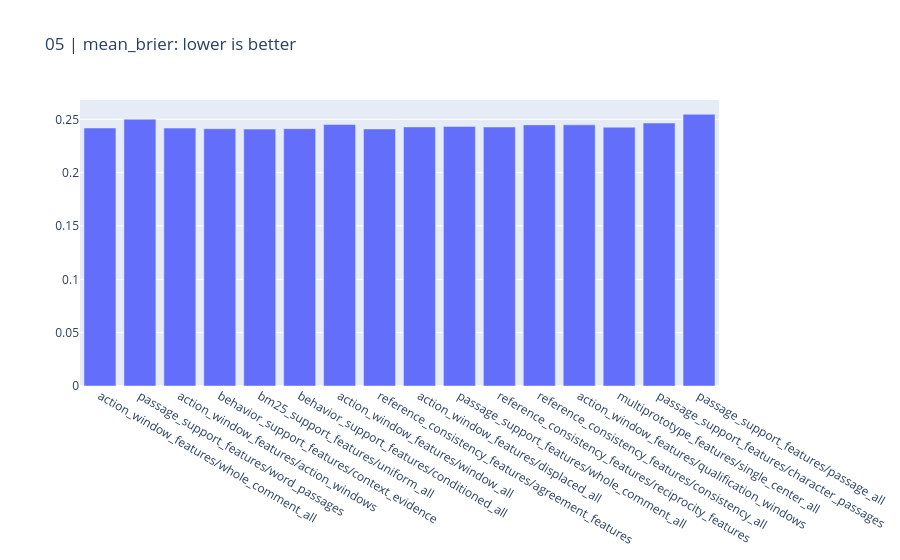
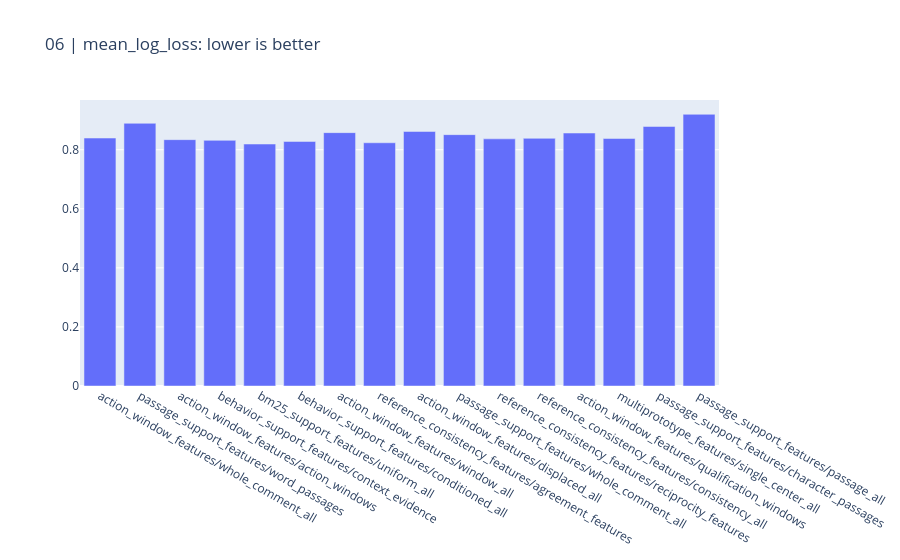

Notebook code for these charts, in order:
### Markdown cell above
## Probability diagnostics

### Code cell
CHARTS[4].show(renderer="plotly_mimetype")
CHARTS[5].show(renderer="plotly_mimetype")

### Figure 1 — Plotly figure (JSON) as saved in the notebook; plotly's stock layout.template omitted (floating-point values rounded to 4 significant figures)
{"data": [{"type": "bar", "x": ["action_window_features/whole_comment_all", "passage_support_features/word_passages", "action_window_features/action_windows", "behavior_support_features/context_evidence", "bm25_support_features/uniform_all", "behavior_support_features/conditioned_all", "action_window_features/window_all", "reference_consistency_features/agreement_features", "action_window_features/displaced_all", "passage_support_features/whole_comment_all", "reference_consistency_features/reciprocity_features", "reference_consistency_features/consistency_all", "action_window_features/qualification_windows", "multiprototype_features/single_center_all", "passage_support_features/character_passages", "passage_support_features/passage_all"], "y": [0.2419, 0.2501, 0.2418, 0.2412, 0.2408, 0.2413, 0.2452, 0.241, 0.2429, 0.2433, 0.2428, 0.2448, 0.2448, 0.2426, 0.2466, 0.2547]}], "layout": {"title": {"text": "05 | mean_brier: lower is better"}}}

### Figure 2 — Plotly figure (JSON) as saved in the notebook; plotly's stock layout.template omitted (floating-point values rounded to 4 significant figures)
{"data": [{"type": "bar", "x": ["action_window_features/whole_comment_all", "passage_support_features/word_passages", "action_window_features/action_windows", "behavior_support_features/context_evidence", "bm25_support_features/uniform_all", "behavior_support_features/conditioned_all", "action_window_features/window_all", "reference_consistency_features/agreement_features", "action_window_features/displaced_all", "passage_support_features/whole_comment_all", "reference_consistency_features/reciprocity_features", "reference_consistency_features/consistency_all", "action_window_features/qualification_windows", "multiprototype_features/single_center_all", "passage_support_features/character_passages", "passage_support_features/passage_all"], "y": [0.8396, 0.8895, 0.8342, 0.8318, 0.8193, 0.8281, 0.8579, 0.8236, 0.8618, 0.8511, 0.8368, 0.8386, 0.8565, 0.8379, 0.8788, 0.92]}], "layout": {"title": {"text": "06 | mean_log_loss: lower is better"}}}
